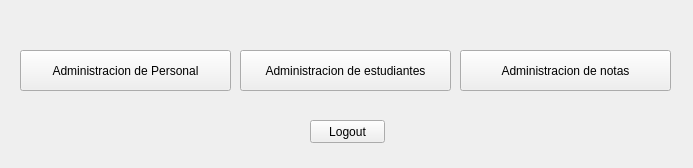
<?xml version="1.0" encoding="UTF-8"?>
<ui version="4.0">
 <class>selection_management_window</class>
 <widget class="QMainWindow" name="selection_management_window">
  <property name="geometry">
   <rect>
    <x>0</x>
    <y>0</y>
    <width>693</width>
    <height>168</height>
   </rect>
  </property>
  <property name="windowTitle">
   <string>Panel de seleccion</string>
  </property>
  <property name="windowIcon">
   <iconset>
    <normaloff>../GUI IMAGE/selection_management_window/icon_window_selection_panel.png</normaloff>../GUI IMAGE/selection_management_window/icon_window_selection_panel.png</iconset>
  </property>
  <widget class="QWidget" name="centralwidget">
   <widget class="QPushButton" name="staff_management_button">
    <property name="geometry">
     <rect>
      <x>20</x>
      <y>50</y>
      <width>211</width>
      <height>41</height>
     </rect>
    </property>
    <property name="toolTip">
     <string>&lt;html&gt;&lt;head/&gt;&lt;body&gt;&lt;p&gt;&lt;span style=&quot; font-size:9pt;&quot;&gt;Administracion de personal permite realizar las siguientes acciones:&lt;br/&gt;&lt;/span&gt;&lt;/p&gt;&lt;p&gt;&lt;span style=&quot; font-size:9pt;&quot;&gt;- Agregar Personal&lt;/span&gt;&lt;/p&gt;&lt;p&gt;&lt;span style=&quot; font-size:9pt;&quot;&gt;- Modificar Personal&lt;/span&gt;&lt;/p&gt;&lt;p&gt;&lt;span style=&quot; font-size:9pt;&quot;&gt;- Eliminar Personal&lt;/span&gt;&lt;/p&gt;&lt;p&gt;&lt;span style=&quot; font-size:9pt;&quot;&gt;- Mostrar Personal&lt;/span&gt;&lt;/p&gt;&lt;p&gt;&lt;span style=&quot; font-size:9pt;&quot;&gt;- Asignar Profesores&lt;/span&gt;&lt;/p&gt;&lt;p&gt;&lt;span style=&quot; font-size:9pt;&quot;&gt;- Asignar Grados Guiados a Profesores&lt;/span&gt;&lt;/p&gt;&lt;p&gt;&lt;span style=&quot; font-size:9pt; font-weight:600; text-decoration: underline;&quot;&gt;- Administracion de accesos al software&lt;/span&gt;&lt;/p&gt;&lt;/body&gt;&lt;/html&gt;</string>
    </property>
    <property name="text">
     <string>Administracion de Personal</string>
    </property>
   </widget>
   <widget class="QPushButton" name="score_grade_management_button">
    <property name="geometry">
     <rect>
      <x>460</x>
      <y>50</y>
      <width>211</width>
      <height>41</height>
     </rect>
    </property>
    <property name="text">
     <string>Administracion de notas</string>
    </property>
   </widget>
   <widget class="QPushButton" name="student_management_button">
    <property name="geometry">
     <rect>
      <x>240</x>
      <y>50</y>
      <width>211</width>
      <height>41</height>
     </rect>
    </property>
    <property name="text">
     <string>Administracion de estudiantes</string>
    </property>
   </widget>
   <widget class="QPushButton" name="logout_button">
    <property name="geometry">
     <rect>
      <x>310</x>
      <y>120</y>
      <width>75</width>
      <height>23</height>
     </rect>
    </property>
    <property name="text">
     <string>Logout</string>
    </property>
   </widget>
  </widget>
 </widget>
 <resources/>
 <connections/>
</ui>
